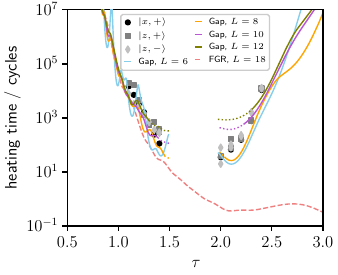

Here is the Python script that generated this plot:
import numpy as np
from matplotlib import rc
rc('text', usetex=True)

import matplotlib.pyplot as plt

name_data = "hhz_k=0_p=1_energy_dynamics_" + "x_p" + "_L=" + str(28) + ".txt"
data_x_p = np.loadtxt(name_data, delimiter=",")
name_data = "hhz_k=0_p=1_energy_dynamics_" + "z_p" + "_L=" + str(28) + ".txt"
data_z_p = np.loadtxt(name_data, delimiter=",")
name_data = "hhz_k=0_p=1_energy_dynamics_" + "z_m" + "_L=" + str(28) + ".txt"
data_z_m = np.loadtxt(name_data, delimiter=",")


plt.figure(1, figsize=(3.375, 2.75), constrained_layout=True)
plt.scatter(data_x_p[:, 0], 1. / data_x_p[:, 3], s=12, marker="o", color="black", label=r"$|x, + \rangle$", zorder=2)
plt.scatter(data_z_p[:, 0], 1. / data_z_p[:, 3], s=12, marker="s", color="gray", label=r"$|z, + \rangle$", zorder=2)
plt.scatter(data_z_m[:, 0], 1. / data_z_m[:, 3], s=12, marker="d", color="silver", label=r"$|z, - \rangle$", zorder=2)


Ll = [6, 8, 10, 12]
g = 1.0
dE = 0.1

colors = ["skyblue", "orange", "mediumorchid", "olive"]

ls = [(0, ()), (0, ()), (0, ()), (0, ())]
ls2 = [":", ":",  ":",  ":"]

idx_left = [210, 215, 225, 240]
idx_right = [160, 155, 142, 137]

idx_res = [499, 499, 425, 400]
for i, L in enumerate(Ll):

    name = "hhz_fgr_from_gaps_with_energy_transfer_" + "0" + "_L" + str(L) + "_dE" \
           + str(dE).replace(".", "-") + "_g" + str(g).replace(".", "-")

    data = np.load(name + ".npz")
    wl = data["wl"]
    gamma_gauss = data["gamma_gauss"]

    taul = np.pi / wl
    fgr = 1. / (2 * gamma_gauss * taul)
    plt.plot(taul[idx_left[i]:idx_res[i]], fgr[idx_left[i]:idx_res[i]], label=r"Gap, $L=" + str(L) + r"$", lw=1, color=colors[i], zorder=3, ls=ls[i])
    plt.plot(taul[210:idx_left[i]], fgr[210:idx_left[i]], lw=1, color=colors[i], zorder=3, ls=":")

    # resolution
    plt.plot(taul[idx_res[i]:], fgr[idx_res[i]:], lw=1, color=colors[i], zorder=3, ls=":")

    name = "hhz_fgr_from_gaps_with_energy_transfer_" + "pi" + "_L" + str(L) + "_dE" \
           + str(dE).replace(".", "-") + "_g" + str(g).replace(".", "-")

    data = np.load(name + ".npz")
    wl = data["wl"]
    gamma_gauss = data["gamma_gauss"]

    taul = np.pi / wl
    fgr = 1. / (2 * gamma_gauss * taul)
    plt.plot(taul[0:idx_right[i]], fgr[0:idx_right[i]], lw=1, color=colors[i], ls=ls[i])
    plt.plot(taul[idx_right[i]:160], fgr[idx_right[i]:160], lw=1, color=colors[i], ls=ls2[i])


# fgr
L = 18
dE = 0.1
name = "hhz_fgr_from_ed_L" + str(L) + "_dE" + str(dE).replace(".", "-")
data = np.load(name + ".npz")
wl = data["wl"]
gamma_gauss = data["gamma_gauss"]
taul = np.pi / wl
fgr = 1. / (2 * gamma_gauss[0, :] * taul)

plt.plot(taul, fgr, color="lightcoral", label=r"FGR, $L=18$", lw=1, ls="--", zorder=1)

annsize = 6

# plt.grid()
lgnd = plt.legend(loc="upper center", framealpha=1, fontsize=6.5, handlelength=0.75, ncol=2, columnspacing=0.75)

plt.xlabel(r"$\tau$", fontsize=12)
plt.ylabel(r"heating time / cycles", fontsize=12)

plt.yscale("log")
plt.xlim(0.5, 3.0)
plt.ylim(0.1, 1.e7)

plt.xticks(fontsize=12)
plt.yticks(fontsize=12)

plt.savefig("Fig7.pdf", format="pdf")
plt.show()